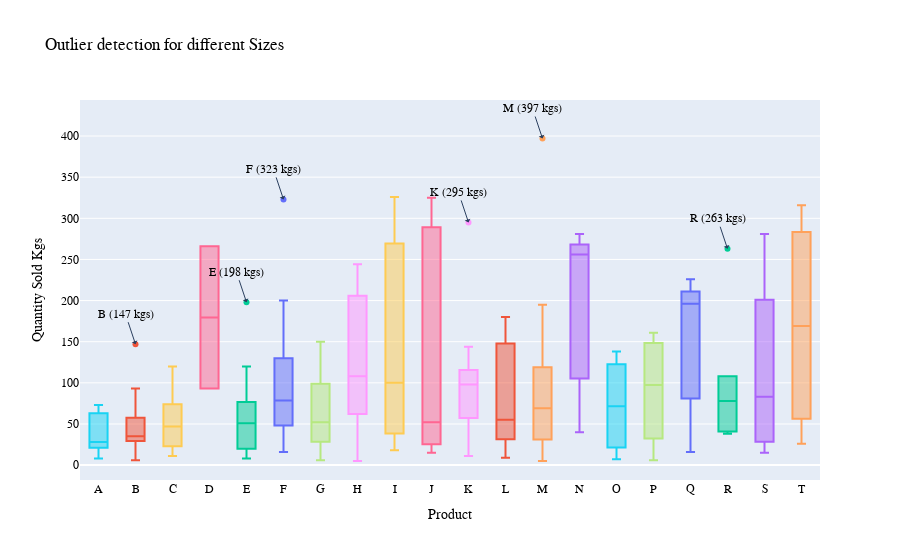

The notebook cell saved with this chart:
### Code cell
fig = px.box(data, x="Size", y="Quantity Sold Kgs", color="Size" , 
             title = "Outlier detection for different Sizes")

fig.add_annotation(x= "F", y = 323,
            text="F (323 kgs)",
            showarrow=True,
            arrowhead=1)

fig.add_annotation(x= "E", y = 198,
            text="E (198 kgs)",
            showarrow=True,
            arrowhead=1)


fig.add_annotation(x= "M", y = 397,
            text="M (397 kgs)",
            showarrow=True,
            arrowhead=1)

fig.add_annotation(x= "K", y = 295,
            text="K (295 kgs)",
            showarrow=True,
            arrowhead=1)

fig.add_annotation(x= "B", y = 147,
            text="B (147 kgs)",
            showarrow=True,
            arrowhead=1)

fig.add_annotation(x= "R", y = 263,
            text="R (263 kgs)",
            showarrow=True,
            arrowhead=1)

fig.update_xaxes(title = "Product" , title_font_family="Candara Light")
fig.update_yaxes(title_font_family="Candara Light")

fig.update_layout(
    font_family="Courier New",
    font_color="black",
    title_font_family="Bahnschrift Light",
    title_font_color="black",
    legend_title_font_color="green"
)
fig.update_xaxes(categoryorder='category ascending')

fig.update_layout(showlegend=False)
plotly.offline.plot(fig, filename=os.getcwd()+ "\\files" + ".html")

fig.show(render_mode = 'png')

### Figure 1 — Plotly figure (JSON) as saved in the notebook; plotly's stock layout.template omitted (floating-point values rounded to 4 significant figures)
{"data": [{"alignmentgroup": "True", "hovertemplate": "Size=%{x}<br>Quantity Sold Kgs=%{y}<extra></extra>", "legendgroup": "F", "marker": {"color": "#636efa"}, "name": "F", "notched": false, "offsetgroup": "F", "orientation": "v", "showlegend": true, "type": "box", "x": ["F", "F", "F", "F", "F", "F", "F", "F", "F", "F", "F", "F", "F", "F", "F", "F", "F", "F", "F", "F", "F", "F", "F", "F", "F", "F", "F", "F", "F", "F"], "x0": " ", "xaxis": "x", "y": [187, 105, 64, 42, 170, 130, 70, 60, 35, 42, 17, 323, 90, 78, 100, 62, 40, 176, 100, 80, 60, 79, 16, 48, 133, 200, 48, 18, 100, 144], "y0": " ", "yaxis": "y"}, {"alignmentgroup": "True", "hovertemplate": "Size=%{x}<br>Quantity Sold Kgs=%{y}<extra></extra>", "legendgroup": "L", "marker": {"color": "#EF553B"}, "name": "L", "notched": false, "offsetgroup": "L", "orientation": "v", "showlegend": true, "type": "box", "x": ["L", "L", "L", "L", "L", "L", "L", "L", "L", "L", "L", "L", "L"], "x0": " ", "xaxis": "x", "y": [146, 100, 20, 153, 51, 178, 67, 27, 180, 50, 9, 33, 55], "y0": " ", "yaxis": "y"}, {"alignmentgroup": "True", "hovertemplate": "Size=%{x}<br>Quantity Sold Kgs=%{y}<extra></extra>", "legendgroup": "E", "marker": {"color": "#00cc96"}, "name": "E", "notched": false, "offsetgroup": "E", "orientation": "v", "showlegend": true, "type": "box", "x": ["E", "E", "E", "E", "E", "E", "E", "E", "E", "E", "E", "E", "E", "E", "E", "E", "E", "E", "E"], "x0": " ", "xaxis": "x", "y": [18, 120, 9, 26, 62, 198, 30, 106, 51, 13, 60, 72, 25, 32, 8, 83, 11, 76, 77], "y0": " ", "yaxis": "y"}, {"alignmentgroup": "True", "hovertemplate": "Size=%{x}<br>Quantity Sold Kgs=%{y}<extra></extra>", "legendgroup": "S", "marker": {"color": "#ab63fa"}, "name": "S", "notched": false, "offsetgroup": "S", "orientation": "v", "showlegend": true, "type": "box", "x": ["S", "S", "S", "S", "S", "S", "S", "S"], "x0": " ", "xaxis": "x", "y": [87, 15, 201, 31, 201, 281, 79, 26], "y0": " ", "yaxis": "y"}, {"alignmentgroup": "True", "hovertemplate": "Size=%{x}<br>Quantity Sold Kgs=%{y}<extra></extra>", "legendgroup": "M", "marker": {"color": "#FFA15A"}, "name": "M", "notched": false, "offsetgroup": "M", "orientation": "v", "showlegend": true, "type": "box", "x": ["M", "M", "M", "M", "M", "M", "M", "M", "M", "M", "M", "M", "M", "M", "M", "M", "M", "M", "M", "M", "M", "M", "M"], "x0": " ", "xaxis": "x", "y": [5, 397, 104, 151, 89, 36, 40, 58, 107, 49, 69, 123, 35, 15, 128, 30, 79, 78, 195, 10, 137, 17, 11], "y0": " ", "yaxis": "y"}, {"alignmentgroup": "True", "hovertemplate": "Size=%{x}<br>Quantity Sold Kgs=%{y}<extra></extra>", "legendgroup": "A", "marker": {"color": "#19d3f3"}, "name": "A", "notched": false, "offsetgroup": "A", "orientation": "v", "showlegend": true, "type": "box", "x": ["A", "A", "A", "A", "A", "A", "A"], "x0": " ", "xaxis": "x", "y": [36, 20, 72, 28, 25, 73, 8], "y0": " ", "yaxis": "y"}, {"alignmentgroup": "True", "hovertemplate": "Size=%{x}<br>Quantity Sold Kgs=%{y}<extra></extra>", "legendgroup": "D", "marker": {"color": "#FF6692"}, "name": "D", "notched": false, "offsetgroup": "D", "orientation": "v", "showlegend": true, "type": "box", "x": ["D", "D"], "x0": " ", "xaxis": "x", "y": [266, 93], "y0": " ", "yaxis": "y"}, {"alignmentgroup": "True", "hovertemplate": "Size=%{x}<br>Quantity Sold Kgs=%{y}<extra></extra>", "legendgroup": "G", "marker": {"color": "#B6E880"}, "name": "G", "notched": false, "offsetgroup": "G", "orientation": "v", "showlegend": true, "type": "box", "x": ["G", "G", "G", "G", "G", "G", "G", "G", "G", "G", "G", "G", "G", "G", "G"], "x0": " ", "xaxis": "x", "y": [43, 45, 38, 16, 6, 13, 65, 150, 126, 52, 25, 108, 105, 80, 54], "y0": " ", "yaxis": "y"}, {"alignmentgroup": "True", "hovertemplate": "Size=%{x}<br>Quantity Sold Kgs=%{y}<extra></extra>", "legendgroup": "K", "marker": {"color": "#FF97FF"}, "name": "K", "notched": false, "offsetgroup": "K", "orientation": "v", "showlegend": true, "type": "box", "x": ["K", "K", "K", "K", "K", "K", "K", "K", "K", "K", "K", "K", "K"], "x0": " ", "xaxis": "x", "y": [114, 144, 121, 82, 108, 17, 64, 110, 58, 11, 295, 98, 55], "y0": " ", "yaxis": "y"}, {"alignmentgroup": "True", "hovertemplate": "Size=%{x}<br>Quantity Sold Kgs=%{y}<extra></extra>", "legendgroup": "C", "marker": {"color": "#FECB52"}, "name": "C", "notched": false, "offsetgroup": "C", "orientation": "v", "showlegend": true, "type": "box", "x": ["C", "C", "C", "C", "C", "C", "C", "C", "C", "C", "C", "C", "C", "C", "C", "C", "C", "C", "C", "C", "C", "C", "C", "C"], "x0": " ", "xaxis": "x", "y": [76, 27, 30, 50, 18, 12, 26, 66, 11, 84, 20, 44, 18, 60, 35, 40, 90, 20, 120, 60, 112, 63, 72, 80], "y0": " ", "yaxis": "y"}, {"alignmentgroup": "True", "hovertemplate": "Size=%{x}<br>Quantity Sold Kgs=%{y}<extra></extra>", "legendgroup": "Q", "marker": {"color": "#636efa"}, "name": "Q", "notched": false, "offsetgroup": "Q", "orientation": "v", "showlegend": true, "type": "box", "x": ["Q", "Q", "Q", "Q", "Q", "Q", "Q", "Q"], "x0": " ", "xaxis": "x", "y": [226, 95, 222, 67, 200, 16, 200, 192], "y0": " ", "yaxis": "y"}, {"alignmentgroup": "True", "hovertemplate": "Size=%{x}<br>Quantity Sold Kgs=%{y}<extra></extra>", "legendgroup": "B", "marker": {"color": "#EF553B"}, "name": "B", "notched": false, "offsetgroup": "B", "orientation": "v", "showlegend": true, "type": "box", "x": ["B", "B", "B", "B", "B", "B", "B", "B", "B", "B", "B", "B", "B", "B", "B"], "x0": " ", "xaxis": "x", "y": [32, 147, 82, 39, 32, 60, 30, 35, 20, 93, 50, 38, 25, 29, 6], "y0": " ", "yaxis": "y"}, {"alignmentgroup": "True", "hovertemplate": "Size=%{x}<br>Quantity Sold Kgs=%{y}<extra></extra>", "legendgroup": "R", "marker": {"color": "#00cc96"}, "name": "R", "notched": false, "offsetgroup": "R", "orientation": "v", "showlegend": true, "type": "box", "x": ["R", "R", "R", "R", "R", "R"], "x0": " ", "xaxis": "x", "y": [41, 263, 80, 76, 38, 108], "y0": " ", "yaxis": "y"}, {"alignmentgroup": "True", "hovertemplate": "Size=%{x}<br>Quantity Sold Kgs=%{y}<extra></extra>", "legendgroup": "N", "marker": {"color": "#ab63fa"}, "name": "N", "notched": false, "offsetgroup": "N", "orientation": "v", "showlegend": true, "type": "box", "x": ["N", "N", "N", "N", "N"], "x0": " ", "xaxis": "x", "y": [127, 256, 40, 264, 281], "y0": " ", "yaxis": "y"}, {"alignmentgroup": "True", "hovertemplate": "Size=%{x}<br>Quantity Sold Kgs=%{y}<extra></extra>", "legendgroup": "T", "marker": {"color": "#FFA15A"}, "name": "T", "notched": false, "offsetgroup": "T", "orientation": "v", "showlegend": true, "type": "box", "x": ["T", "T", "T", "T"], "x0": " ", "xaxis": "x", "y": [251, 316, 87, 26], "y0": " ", "yaxis": "y"}, {"alignmentgroup": "True", "hovertemplate": "Size=%{x}<br>Quantity Sold Kgs=%{y}<extra></extra>", "legendgroup": "O", "marker": {"color": "#19d3f3"}, "name": "O", "notched": false, "offsetgroup": "O", "orientation": "v", "showlegend": true, "type": "box", "x": ["O", "O", "O", "O"], "x0": " ", "xaxis": "x", "y": [138, 107, 7, 36], "y0": " ", "yaxis": "y"}, {"alignmentgroup": "True", "hovertemplate": "Size=%{x}<br>Quantity Sold Kgs=%{y}<extra></extra>", "legendgroup": "J", "marker": {"color": "#FF6692"}, "name": "J", "notched": false, "offsetgroup": "J", "orientation": "v", "showlegend": true, "type": "box", "x": ["J", "J", "J", "J", "J"], "x0": " ", "xaxis": "x", "y": [15, 52, 29, 277, 325], "y0": " ", "yaxis": "y"}, {"alignmentgroup": "True", "hovertemplate": "Size=%{x}<br>Quantity Sold Kgs=%{y}<extra></extra>", "legendgroup": "P", "marker": {"color": "#B6E880"}, "name": "P", "notched": false, "offsetgroup": "P", "orientation": "v", "showlegend": true, "type": "box", "x": ["P", "P", "P", "P"], "x0": " ", "xaxis": "x", "y": [59, 161, 6, 136], "y0": " ", "yaxis": "y"}, {"alignmentgroup": "True", "hovertemplate": "Size=%{x}<br>Quantity Sold Kgs=%{y}<extra></extra>", "legendgroup": "H", "marker": {"color": "#FF97FF"}, "name": "H", "notched": false, "offsetgroup": "H", "orientation": "v", "showlegend": true, "type": "box", "x": ["H", "H", "H", "H", "H", "H", "H"], "x0": " ", "xaxis": "x", "y": [108, 155, 223, 65, 244, 5, 61], "y0": " ", "yaxis": "y"}, {"alignmentgroup": "True", "hovertemplate": "Size=%{x}<br>Quantity Sold Kgs=%{y}<extra></extra>", "legendgroup": "I", "marker": {"color": "#FECB52"}, "name": "I", "notched": false, "offsetgroup": "I", "orientation": "v", "showlegend": true, "type": "box", "x": ["I", "I", "I"], "x0": " ", "xaxis": "x", "y": [326, 100, 18], "y0": " ", "yaxis": "y"}], "layout": {"annotations": [{"arrowhead": 1, "showarrow": true, "text": "F (323 kgs)", "x": "F", "y": 323}, {"arrowhead": 1, "showarrow": true, "text": "E (198 kgs)", "x": "E", "y": 198}, {"arrowhead": 1, "showarrow": true, "text": "M (397 kgs)", "x": "M", "y": 397}, {"arrowhead": 1, "showarrow": true, "text": "K (295 kgs)", "x": "K", "y": 295}, {"arrowhead": 1, "showarrow": true, "text": "B (147 kgs)", "x": "B", "y": 147}, {"arrowhead": 1, "showarrow": true, "text": "R (263 kgs)", "x": "R", "y": 263}], "boxmode": "overlay", "font": {"color": "black", "family": "Courier New"}, "legend": {"title": {"font": {"color": "green"}, "text": "Size"}, "tracegroupgap": 0}, "showlegend": false, "title": {"font": {"color": "black", "family": "Bahnschrift Light"}, "text": "Outlier detection for different Sizes"}, "xaxis": {"anchor": "y", "categoryarray": ["F", "L", "E", "S", "M", "A", "D", "G", "K", "C", "Q", "B", "R", "N", "T", "O", "J", "P", "H", "I"], "categoryorder": "category ascending", "domain": [0, 1], "title": {"font": {"family": "Candara Light"}, "text": "Product"}}, "yaxis": {"anchor": "x", "domain": [0, 1], "title": {"font": {"family": "Candara Light"}, "text": "Quantity Sold Kgs"}}}}
